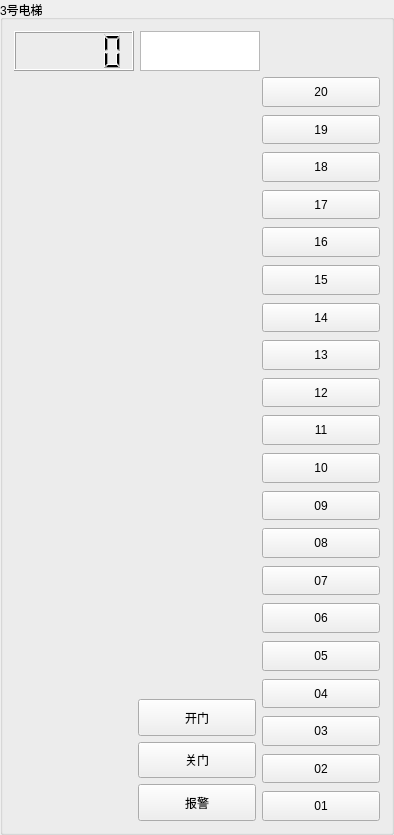
     <widget class="QGroupBox" name="groupBox_10">
      <property name="title">
       <string>3号电梯</string>
      </property>
      <layout class="QVBoxLayout" name="verticalLayout_35">
       <item>
        <layout class="QVBoxLayout" name="verticalLayout_36" stretch="1,20">
         <item>
          <layout class="QHBoxLayout" name="horizontalLayout_38" stretch="1,1,1">
           <item>
            <widget class="QLCDNumber" name="lcdNumber_3">
             <property name="minimumSize">
              <size>
               <width>40</width>
               <height>40</height>
              </size>
             </property>
             <property name="Belonging" stdset="0">
              <string>3</string>
             </property>
            </widget>
           </item>
           <item>
            <widget class="QGraphicsView" name="graphicsView_3">
             <property name="minimumSize">
              <size>
               <width>40</width>
               <height>40</height>
              </size>
             </property>
             <property name="Belonging" stdset="0">
              <string>3</string>
             </property>
            </widget>
           </item>
           <item>
            <spacer name="horizontalSpacer_11">
             <property name="orientation">
              <enum>Qt::Horizontal</enum>
             </property>
             <property name="sizeHint" stdset="0">
              <size>
               <width>40</width>
               <height>20</height>
              </size>
             </property>
            </spacer>
           </item>
          </layout>
         </item>
         <item>
          <layout class="QHBoxLayout" name="horizontalLayout_39">
           <item>
            <widget class="QLabel" name="label_22">
             <property name="minimumSize">
              <size>
               <width>40</width>
               <height>0</height>
              </size>
             </property>
             <property name="text">
              <string/>
             </property>
             <property name="MyType" stdset="0">
              <string>Elevator</string>
             </property>
             <property name="Belonging" stdset="0">
              <string>3</string>
             </property>
            </widget>
           </item>
           <item>
            <layout class="QVBoxLayout" name="verticalLayout_37" stretch="17,1,1,1">
             <item>
              <spacer name="verticalSpacer_9">
               <property name="orientation">
                <enum>Qt::Vertical</enum>
               </property>
               <property name="sizeType">
                <enum>QSizePolicy::Expanding</enum>
               </property>
               <property name="sizeHint" stdset="0">
                <size>
                 <width>20</width>
                 <height>40</height>
                </size>
               </property>
              </spacer>
             </item>
             <item>
              <widget class="QPushButton" name="pushButton_3_open">
               <property name="sizePolicy">
                <sizepolicy hsizetype="Minimum" vsizetype="Minimum">
                 <horstretch>0</horstretch>
                 <verstretch>0</verstretch>
                </sizepolicy>
               </property>
               <property name="minimumSize">
                <size>
                 <width>40</width>
                 <height>0</height>
                </size>
               </property>
               <property name="text">
                <string>开门</string>
               </property>
               <property name="checkable">
                <bool>true</bool>
               </property>
               <property name="Belonging" stdset="0">
                <string>3</string>
               </property>
               <property name="MyType" stdset="0">
                <string>Open</string>
               </property>
              </widget>
             </item>
             <item>
              <widget class="QPushButton" name="pushButton_3_close">
               <property name="sizePolicy">
                <sizepolicy hsizetype="Minimum" vsizetype="Minimum">
                 <horstretch>0</horstretch>
                 <verstretch>0</verstretch>
                </sizepolicy>
               </property>
               <property name="minimumSize">
                <size>
                 <width>40</width>
                 <height>0</height>
                </size>
               </property>
               <property name="text">
                <string>关门</string>
               </property>
               <property name="checkable">
                <bool>true</bool>
               </property>
               <property name="Belonging" stdset="0">
                <string>3</string>
               </property>
               <property name="MyType" stdset="0">
                <string>Close</string>
               </property>
              </widget>
             </item>
             <item>
              <widget class="QPushButton" name="pushButton_3_warning">
               <property name="sizePolicy">
                <sizepolicy hsizetype="Minimum" vsizetype="Minimum">
                 <horstretch>0</horstretch>
                 <verstretch>0</verstretch>
                </sizepolicy>
               </property>
               <property name="minimumSize">
                <size>
                 <width>40</width>
                 <height>0</height>
                </size>
               </property>
               <property name="text">
                <string>报警</string>
               </property>
               <property name="Belonging" stdset="0">
                <string>3</string>
               </property>
               <property name="MyType" stdset="0">
                <string>Warning</string>
               </property>
              </widget>
             </item>
            </layout>
           </item>
           <item>
            <layout class="QVBoxLayout" name="verticalLayout_38">
             <property name="spacing">
              <number>8</number>
             </property>
             <item>
              <widget class="QPushButton" name="pushButton_3_20">
               <property name="sizePolicy">
                <sizepolicy hsizetype="Minimum" vsizetype="Minimum">
                 <horstretch>0</horstretch>
                 <verstretch>0</verstretch>
                </sizepolicy>
               </property>
               <property name="minimumSize">
                <size>
                 <width>40</width>
                 <height>0</height>
                </size>
               </property>
               <property name="text">
                <string>20</string>
               </property>
               <property name="checkable">
                <bool>true</bool>
               </property>
               <property name="Belonging" stdset="0">
                <string>3</string>
               </property>
               <property name="MyType" stdset="0">
                <string>20</string>
               </property>
              </widget>
             </item>
             <item>
              <widget class="QPushButton" name="pushButton_3_19">
               <property name="sizePolicy">
                <sizepolicy hsizetype="Minimum" vsizetype="Minimum">
                 <horstretch>0</horstretch>
                 <verstretch>0</verstretch>
                </sizepolicy>
               </property>
               <property name="minimumSize">
                <size>
                 <width>40</width>
                 <height>0</height>
                </size>
               </property>
               <property name="text">
                <string>19</string>
               </property>
               <property name="checkable">
                <bool>true</bool>
               </property>
               <property name="Belonging" stdset="0">
                <string>3</string>
               </property>
               <property name="MyType" stdset="0">
                <string>19</string>
               </property>
              </widget>
             </item>
             <item>
              <widget class="QPushButton" name="pushButton_3_18">
               <property name="sizePolicy">
                <sizepolicy hsizetype="Minimum" vsizetype="Minimum">
                 <horstretch>0</horstretch>
                 <verstretch>0</verstretch>
                </sizepolicy>
               </property>
               <property name="minimumSize">
                <size>
                 <width>40</width>
                 <height>0</height>
                </size>
               </property>
               <property name="text">
                <string>18</string>
               </property>
               <property name="checkable">
                <bool>true</bool>
               </property>
               <property name="Belonging" stdset="0">
                <string>3</string>
               </property>
               <property name="MyType" stdset="0">
                <string>18</string>
               </property>
              </widget>
             </item>
             <item>
              <widget class="QPushButton" name="pushButton_3_17">
               <property name="sizePolicy">
                <sizepolicy hsizetype="Minimum" vsizetype="Minimum">
                 <horstretch>0</horstretch>
                 <verstretch>0</verstretch>
                </sizepolicy>
               </property>
               <property name="minimumSize">
                <size>
                 <width>40</width>
                 <height>0</height>
                </size>
               </property>
               <property name="text">
                <string>17</string>
               </property>
               <property name="checkable">
                <bool>true</bool>
               </property>
               <property name="Belonging" stdset="0">
                <string>3</string>
               </property>
               <property name="MyType" stdset="0">
                <string>17</string>
               </property>
              </widget>
             </item>
             <item>
              <widget class="QPushButton" name="pushButton_3_16">
               <property name="sizePolicy">
                <sizepolicy hsizetype="Minimum" vsizetype="Minimum">
                 <horstretch>0</horstretch>
                 <verstretch>0</verstretch>
                </sizepolicy>
               </property>
               <property name="minimumSize">
                <size>
                 <width>40</width>
                 <height>0</height>
                </size>
               </property>
               <property name="text">
                <string>16</string>
               </property>
               <property name="checkable">
                <bool>true</bool>
               </property>
               <property name="Belonging" stdset="0">
                <string>3</string>
               </property>
               <property name="MyType" stdset="0">
                <string>16</string>
               </property>
              </widget>
             </item>
             <item>
              <widget class="QPushButton" name="pushButton_3_15">
               <property name="sizePolicy">
                <sizepolicy hsizetype="Minimum" vsizetype="Minimum">
                 <horstretch>0</horstretch>
                 <verstretch>0</verstretch>
                </sizepolicy>
               </property>
               <property name="minimumSize">
                <size>
                 <width>40</width>
                 <height>0</height>
                </size>
               </property>
               <property name="text">
                <string>15</string>
               </property>
               <property name="checkable">
                <bool>true</bool>
               </property>
               <property name="Belonging" stdset="0">
                <string>3</string>
               </property>
               <property name="MyType" stdset="0">
                <string>15</string>
               </property>
              </widget>
             </item>
             <item>
              <widget class="QPushButton" name="pushButton_3_14">
               <property name="sizePolicy">
                <sizepolicy hsizetype="Minimum" vsizetype="Minimum">
                 <horstretch>0</horstretch>
                 <verstretch>0</verstretch>
                </sizepolicy>
               </property>
               <property name="minimumSize">
                <size>
                 <width>40</width>
                 <height>0</height>
                </size>
               </property>
               <property name="text">
                <string>14</string>
               </property>
               <property name="checkable">
                <bool>true</bool>
               </property>
               <property name="Belonging" stdset="0">
                <string>3</string>
               </property>
               <property name="MyType" stdset="0">
                <string>14</string>
               </property>
              </widget>
             </item>
             <item>
              <widget class="QPushButton" name="pushButton_3_13">
               <property name="sizePolicy">
                <sizepolicy hsizetype="Minimum" vsizetype="Minimum">
                 <horstretch>0</horstretch>
                 <verstretch>0</verstretch>
                </sizepolicy>
               </property>
               <property name="minimumSize">
                <size>
                 <width>40</width>
                 <height>0</height>
                </size>
               </property>
               <property name="text">
                <string>13</string>
               </property>
               <property name="checkable">
                <bool>true</bool>
               </property>
               <property name="Belonging" stdset="0">
                <string>3</string>
               </property>
               <property name="MyType" stdset="0">
                <string>13</string>
               </property>
              </widget>
             </item>
             <item>
              <widget class="QPushButton" name="pushButton_3_12">
               <property name="sizePolicy">
                <sizepolicy hsizetype="Minimum" vsizetype="Minimum">
                 <horstretch>0</horstretch>
                 <verstretch>0</verstretch>
                </sizepolicy>
               </property>
               <property name="minimumSize">
                <size>
                 <width>40</width>
                 <height>0</height>
                </size>
               </property>
               <property name="text">
                <string>12</string>
               </property>
               <property name="checkable">
                <bool>true</bool>
               </property>
               <property name="Belonging" stdset="0">
                <string>3</string>
               </property>
               <property name="MyType" stdset="0">
                <string>12</string>
               </property>
              </widget>
             </item>
             <item>
              <widget class="QPushButton" name="pushButton_3_11">
               <property name="sizePolicy">
                <sizepolicy hsizetype="Minimum" vsizetype="Minimum">
                 <horstretch>0</horstretch>
                 <verstretch>0</verstretch>
                </sizepolicy>
               </property>
               <property name="minimumSize">
                <size>
                 <width>40</width>
                 <height>0</height>
                </size>
               </property>
               <property name="text">
                <string>11</string>
               </property>
               <property name="checkable">
                <bool>true</bool>
               </property>
               <property name="Belonging" stdset="0">
                <string>3</string>
               </property>
               <property name="MyType" stdset="0">
                <string>11</string>
               </property>
              </widget>
             </item>
             <item>
              <widget class="QPushButton" name="pushButton_3_10">
               <property name="sizePolicy">
                <sizepolicy hsizetype="Minimum" vsizetype="Minimum">
                 <horstretch>0</horstretch>
                 <verstretch>0</verstretch>
                </sizepolicy>
               </property>
               <property name="minimumSize">
                <size>
                 <width>40</width>
                 <height>0</height>
                </size>
               </property>
               <property name="text">
                <string>10</string>
               </property>
               <property name="checkable">
                <bool>true</bool>
               </property>
               <property name="Belonging" stdset="0">
                <string>3</string>
               </property>
               <property name="MyType" stdset="0">
                <string>10</string>
               </property>
              </widget>
             </item>
             <item>
              <widget class="QPushButton" name="pushButton_3_9">
               <property name="sizePolicy">
                <sizepolicy hsizetype="Minimum" vsizetype="Minimum">
                 <horstretch>0</horstretch>
                 <verstretch>0</verstretch>
                </sizepolicy>
               </property>
               <property name="minimumSize">
                <size>
                 <width>40</width>
                 <height>0</height>
                </size>
               </property>
               <property name="text">
                <string>09</string>
               </property>
               <property name="checkable">
                <bool>true</bool>
               </property>
               <property name="Belonging" stdset="0">
                <string>3</string>
               </property>
               <property name="MyType" stdset="0">
                <string>9</string>
               </property>
              </widget>
             </item>
             <item>
              <widget class="QPushButton" name="pushButton_3_8">
               <property name="sizePolicy">
                <sizepolicy hsizetype="Minimum" vsizetype="Minimum">
                 <horstretch>0</horstretch>
                 <verstretch>0</verstretch>
                </sizepolicy>
               </property>
               <property name="minimumSize">
                <size>
                 <width>40</width>
                 <height>0</height>
                </size>
               </property>
               <property name="text">
                <string>08</string>
               </property>
               <property name="checkable">
                <bool>true</bool>
               </property>
               <property name="Belonging" stdset="0">
                <string>3</string>
               </property>
               <property name="MyType" stdset="0">
                <string>8</string>
               </property>
              </widget>
             </item>
             <item>
              <widget class="QPushButton" name="pushButton_3_7">
               <property name="sizePolicy">
                <sizepolicy hsizetype="Minimum" vsizetype="Minimum">
                 <horstretch>0</horstretch>
                 <verstretch>0</verstretch>
                </sizepolicy>
               </property>
               <property name="minimumSize">
                <size>
                 <width>40</width>
                 <height>0</height>
                </size>
               </property>
               <property name="text">
                <string>07</string>
               </property>
               <property name="checkable">
                <bool>true</bool>
               </property>
               <property name="Belonging" stdset="0">
                <string>3</string>
               </property>
               <property name="MyType" stdset="0">
                <string>7</string>
               </property>
              </widget>
             </item>
             <item>
              <widget class="QPushButton" name="pushButton_3_6">
               <property name="sizePolicy">
                <sizepolicy hsizetype="Minimum" vsizetype="Minimum">
                 <horstretch>0</horstretch>
                 <verstretch>0</verstretch>
                </sizepolicy>
               </property>
               <property name="minimumSize">
                <size>
                 <width>40</width>
                 <height>0</height>
                </size>
               </property>
               <property name="text">
                <string>06</string>
               </property>
               <property name="checkable">
                <bool>true</bool>
               </property>
               <property name="Belonging" stdset="0">
                <string>3</string>
               </property>
               <property name="MyType" stdset="0">
                <string>6</string>
               </property>
              </widget>
             </item>
             <item>
              <widget class="QPushButton" name="pushButton_3_5">
               <property name="sizePolicy">
                <sizepolicy hsizetype="Minimum" vsizetype="Minimum">
                 <horstretch>0</horstretch>
                 <verstretch>0</verstretch>
                </sizepolicy>
               </property>
               <property name="minimumSize">
                <size>
                 <width>40</width>
                 <height>0</height>
                </size>
               </property>
               <property name="text">
                <string>05</string>
               </property>
               <property name="checkable">
                <bool>true</bool>
               </property>
               <property name="Belonging" stdset="0">
                <string>3</string>
               </property>
               <property name="MyType" stdset="0">
                <string>5</string>
               </property>
              </widget>
             </item>
             <item>
              <widget class="QPushButton" name="pushButton_3_4">
               <property name="sizePolicy">
                <sizepolicy hsizetype="Minimum" vsizetype="Minimum">
                 <horstretch>0</horstretch>
                 <verstretch>0</verstretch>
                </sizepolicy>
               </property>
               <property name="minimumSize">
                <size>
                 <width>40</width>
                 <height>0</height>
                </size>
               </property>
               <property name="text">
                <string>04</string>
               </property>
               <property name="checkable">
                <bool>true</bool>
               </property>
               <property name="Belonging" stdset="0">
                <string>3</string>
               </property>
               <property name="MyType" stdset="0">
                <string>4</string>
               </property>
              </widget>
             </item>
             <item>
              <widget class="QPushButton" name="pushButton_3_3">
               <property name="sizePolicy">
                <sizepolicy hsizetype="Minimum" vsizetype="Minimum">
                 <horstretch>0</horstretch>
                 <verstretch>0</verstretch>
                </sizepolicy>
               </property>
               <property name="minimumSize">
                <size>
                 <width>40</width>
                 <height>0</height>
                </size>
               </property>
               <property name="text">
                <string>03</string>
               </property>
               <property name="checkable">
                <bool>true</bool>
               </property>
               <property name="Belonging" stdset="0">
                <string>3</string>
               </property>
               <property name="MyType" stdset="0">
                <string>3</string>
               </property>
              </widget>
             </item>
             <item>
              <widget class="QPushButton" name="pushButton_3_2">
               <property name="sizePolicy">
                <sizepolicy hsizetype="Minimum" vsizetype="Minimum">
                 <horstretch>0</horstretch>
                 <verstretch>0</verstretch>
                </sizepolicy>
               </property>
               <property name="minimumSize">
                <size>
                 <width>40</width>
                 <height>0</height>
                </size>
               </property>
               <property name="text">
                <string>02</string>
               </property>
               <property name="checkable">
                <bool>true</bool>
               </property>
               <property name="Belonging" stdset="0">
                <string>3</string>
               </property>
               <property name="MyType" stdset="0">
                <string>2</string>
               </property>
              </widget>
             </item>
             <item>
              <widget class="QPushButton" name="pushButton_3_1">
               <property name="sizePolicy">
                <sizepolicy hsizetype="Minimum" vsizetype="Minimum">
                 <horstretch>0</horstretch>
                 <verstretch>0</verstretch>
                </sizepolicy>
               </property>
               <property name="minimumSize">
                <size>
                 <width>40</width>
                 <height>0</height>
                </size>
               </property>
               <property name="text">
                <string>01</string>
               </property>
               <property name="checkable">
                <bool>true</bool>
               </property>
               <property name="Belonging" stdset="0">
                <string>3</string>
               </property>
               <property name="MyType" stdset="0">
                <string>1</string>
               </property>
              </widget>
             </item>
            </layout>
           </item>
          </layout>
         </item>
        </layout>
       </item>
      </layout>
     </widget>
